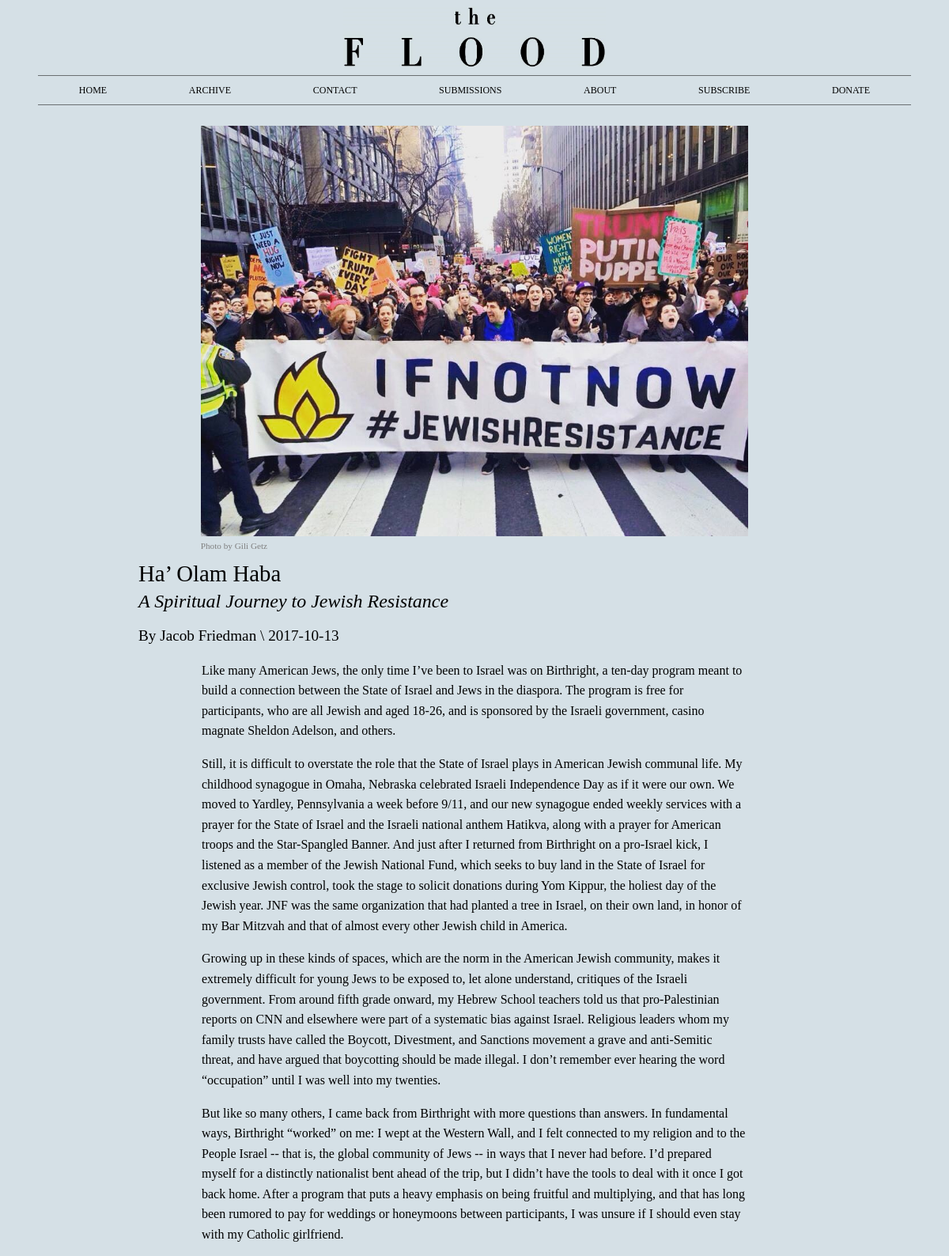
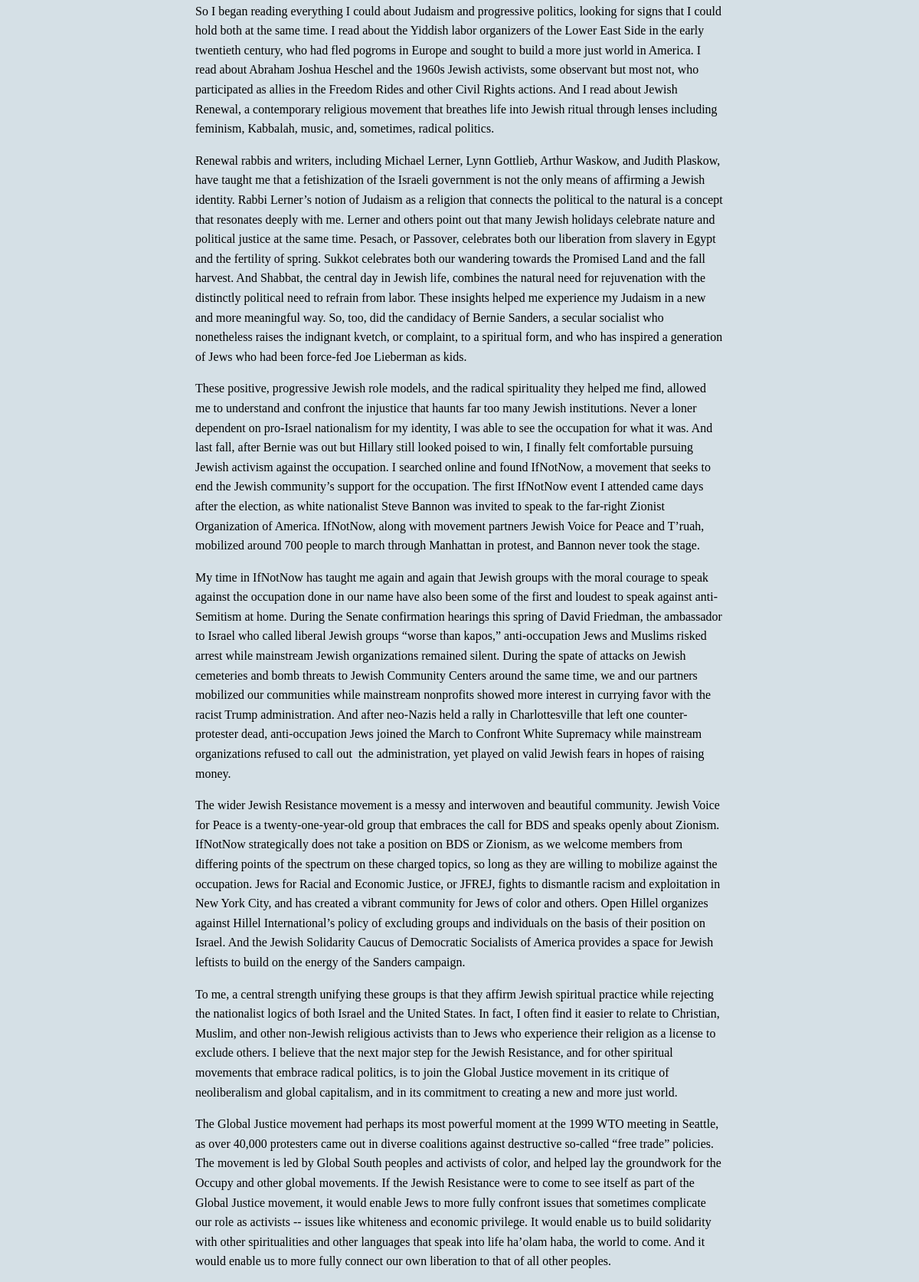
Screenshot of /archive/ha-olam-haba/3 (upper part) with the database file from the repository (2 pictures, top to bottom).
### database_setup.py (models this page shows, shortened)
class ArticleResource(Base):
    __tablename__ = 'article_resources'
    id = Column(Integer, primary_key=True)
    name = Column(String(255), nullable=False)
    article_id = Column(Integer, ForeignKey('article.id'))
    article = relationship(Article)
    resource_type = Column(String(255), nullable=False)
    is_title_img = Column(Boolean, default=False)
    caption = Column(String(1024))
    resource_location = Column(String(255), nullable=False)

class Article(Base):
    __tablename__ = 'article'
    id = Column(Integer, primary_key=True)
    title = Column(String(1024), nullable=False)
    subtitle = Column(String(1024))
    publish_date = Column(Date, nullable=False, default=today)
    url_desc = Column(String(255), nullable=False)
    html_text = Column(String, nullable=False)
    on_home = Column(Boolean, default=False, index=True)
    featured = Column(Boolean, default=False)
    priority = Column(Integer)
    lead = Column(String)

class Author(Base):
    __tablename__ = 'author'
    id = Column(Integer, primary_key=True)
    name = Column(String(255), nullable=False)
    bio = Column(String)

### floodserver.py (the view)
@app.route('/archive/<string:url_desc>/<int:article_id>')
def showArticle(article_id, url_desc):
    articleToShow = getArticle(article_id)
    image = getTitleImageForArticle(articleToShow.id)
    other_images = getNontitleImagesForArticle(articleToShow.id)
    authors = getAuthorsForArticle(articleToShow.id)
    return render_template(
        'article.html',
        article=articleToShow,
        authors=authors,
        image=image,
        other_images=other_images
    )

### floodserver.py (called while the page is built)
def getArticle(article_id):
    try:
        article = session.query(Article).filter_by(id=article_id).one()
        if article.html_text:
            article.html_text = article.html_text.replace("{{pull:", "}}test:")
        return article
    except:
        return None

def getAuthorsForArticle(article_id):
    authors = session.query(Author).join(ArticleAuthor).filter_by(article_id=article_id).all()
    return authors

def getTitleImageForArticle(article_id):
    try:
        image = session.query(ArticleResource).filter_by(
            article_id=article_id, is_title_img=True
        ).one()
        return image
    except:
        return None

def getNontitleImagesForArticle(article_id):
    try:
        images = session.query(ArticleResource).filter_by(
            article_id=article_id, is_title_img=False
        ).all()
        return images
    except:
        return None

### templates/article.html (shortened to what this page needs)
<!DOCTYPE html>
<html lang="en">
<head>
  <link rel="stylesheet" href="{{url_for('static', filename='styles.css')}}">
  <link rel="stylesheet" href="{{url_for('static', filename='article.css')}}">
</head>
<body>
  {% include 'header.html' %}
  <article>
    {% if image %}
      <section class="header-image">
        <img alt="{{article.title}}" src="{{image.resource_location}}">
        <span class="caption">{{image.caption}}</span>
      </section>
    {% endif %}
    <section class="text">
      <h1>{{article.title}}</h1>
      {% if article.subtitle %}
        <h2>{{article.subtitle}}</h2>
      {% endif %}
      <h3 class="authorAndDate">
        {% if authors %}
          By
          {% for author in authors %}
            {{author.name}} \
          {% endfor %}
        {% endif %}
        {{article.publish_date}}
      </h3>
      <section class="text">
        {{article.html_text|safe}}
      </section>
    </section>
  </article>
</body>
</html>

### static/styles.css (style rules this page uses)
body * { display: flex; flex-wrap: wrap; }
body { background-color: rgb(213, 224, 230); font-family: 'Droid Serif', serif; }
p { display: block; }
.caption { word-wrap: break-word; font: 70%/1.5 'Droid Serif', serif; color: grey; }

### static/article.css (style rules this page uses)
article { margin: 1em 15px; display: block; text-align: center; }
.header-image { display: inline-block; }
.header-image img { max-width: 100%; padding: 10px 0 0 0; display: inline-block; }
.caption { text-align: left; display: block; margin: 0 0 10px 0; }
.text { font: 100%/1.6 'Droid Serif', serif; padding: 0; margin: 0 auto; display: block; text-align: left; }
p { text-align: left; }
h1 { font: 180% 'Droid Serif', serif; margin: 0; }
h2 { font: 150% 'Droid Serif', serif; font-style: italic; margin: 5px 0 0 0; }
h3 { font: 120% 'Droid Serif', serif; }
@media screen and (min-width: 500px) { .text { padding: 0 40px; } }
@media screen and (min-width:800px) { .text { padding: 0 80px; max-width: 850px; text-align: center; } }
@media screen and (min-width:800px) { .header-image { max-width: 60%; } }

### rows the page displays
ArticleResource: resource_location (picture), caption "Photo by Gili Getz"
Article: title "Ha’ Olam Haba", subtitle "A Spiritual Journey to Jewish Resistance", publish_date "2017-10-13", html_text "Like many American Jews, the only time I’ve been to Israel was on Birthright, a ten-day program meant to build a connection between the State of Israel and Jews in the diaspora. The program is free for participants, who are all Jewish and aged 18-26, and is sponsored by the Israeli government, casino magnate Sheldon Adelson, and others. Still, it is difficult to overstate the role that the State of Israel plays in American Jewish communal life. My childhood synagogue in Omaha, Nebraska celebrated Israeli Independence Day as if it were our own. We moved to Yardley, Pennsylvania a week before 9/11, and our new synagogue ended weekly services with a prayer for the State of Israel and the…"
Author: name "Jacob Friedman"
